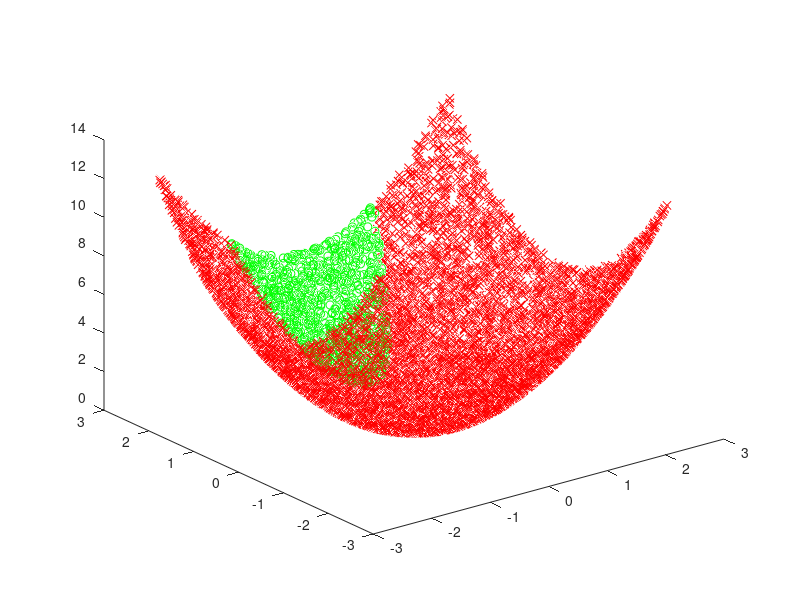

This figure's MATLAB source: (Note: this script raises an error after producing the figure.)
function testIPSolver
    close all;
    % Generating points
    x = 5*(rand(2,10000)-0.5);
%     x = [1 3]';
    f = objectiveFunction(x);
    c = constraintFunction(x);
    % Feasible points
    indices = c < 0;
    % Plot
    figure
    plot3(x(1,indices),x(2,indices),f(indices),'go');
    hold on
    plot3(x(1,~indices),x(2,~indices),f(~indices),'rx');
    % Objective and constraint function
    oF = @(y) objectiveFunction(y);
    cF = @(y,z) constraintFunction(y,z);
    % Performing optimization
    fesibleX = x(:,indices);
    op.verbose = false;
    [xP fP] = ipsolver_parallel(fesibleX,oF,cF,op);
    % Ploting
    plot3(xP(1,:),xP(2,:),fP,'bd');
end

function [f Gf Hf] = objectiveFunction(x)
    % If just one sample
    if size(x,1) == 1
        % Function
        f = sum(x.^2);
        % Gradient
        if nargout > 1
            Gf = 2*x';
        end
        % Hessian
        if nargout > 2
            Hf = 2*eye(2);
        end
    else
        % Objective function
        f = sum(x.^2,1);
        % Fradient
        if nargout > 1
            Gf = 2*x;
        end
        % Hessian
        if nargout > 2
            Hf = zeros(2,2,size(x,2));
            Hf(1,1,:) = 2;
            Hf(2,2,:) = 2;
        end
    end
end

function [c Gc Hc] = constraintFunction(x,z)
    % If just one sample
    if size(x,1) == 1
        % Constraint
        c = x(1)^2 + 1 - x(2);
        % Gradient
        if nargout > 1
            Gc = 2*x';
            Gc(2) = -1;
        end
        % Hessian
        if nargout > 2
            Hc = zeros(2);
            Hc(1,1) = 2*z(1);
        end
    else
        % Constraint
        c = x(1,:).^2 + 1 - x(2,:);
        % Gradient
        if nargout > 1
            Gc = 2*x;
            Gc(2,:) = -1;
        end
        % Hessian
        if nargout > 2
            Hc = zeros(2,2,size(x,2));
            Hc(1,1,:) = 2;
            Hc = z(1)*Hc;
        end
    end
end